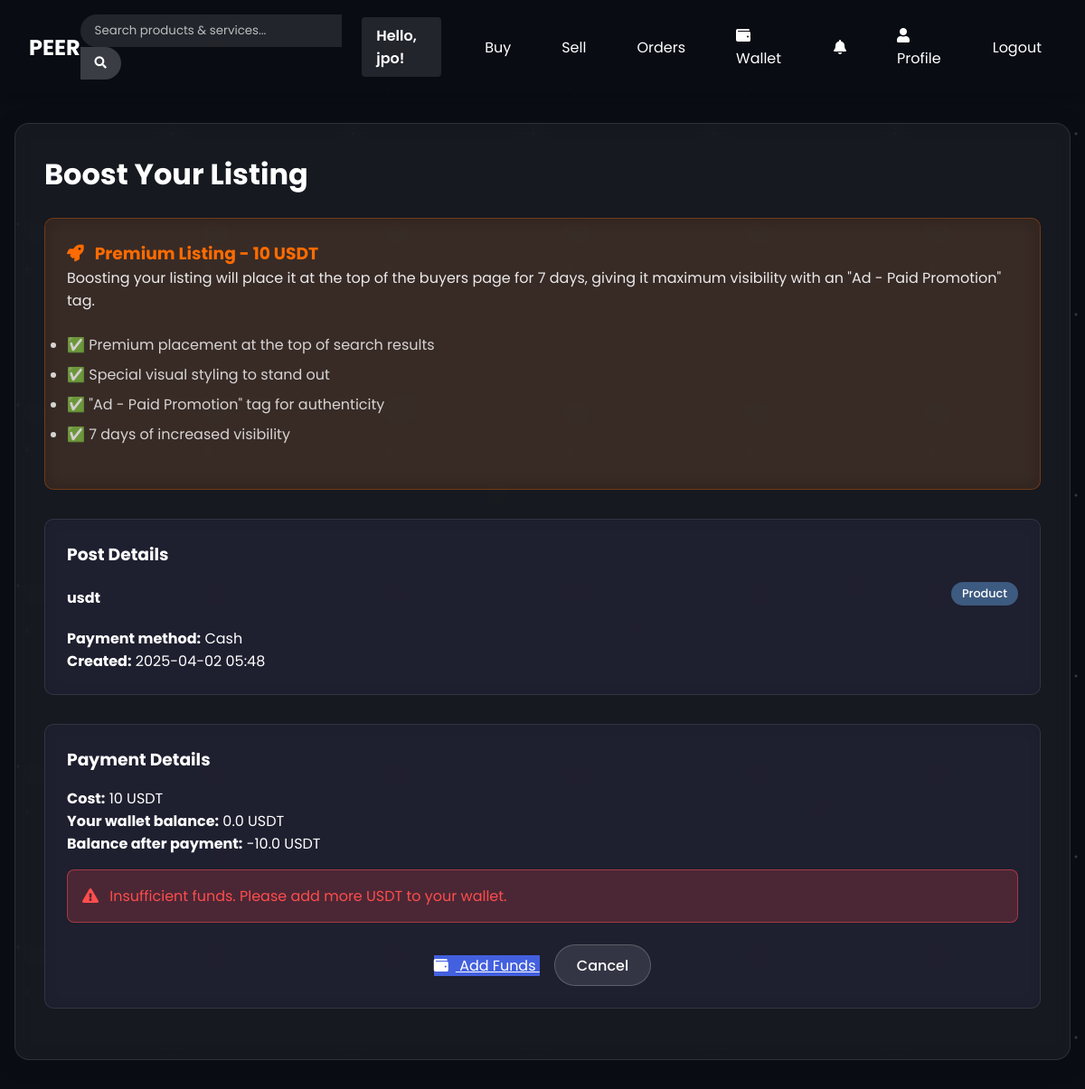
The page /boost_post/5 (signed in) on the database as committed earlier.
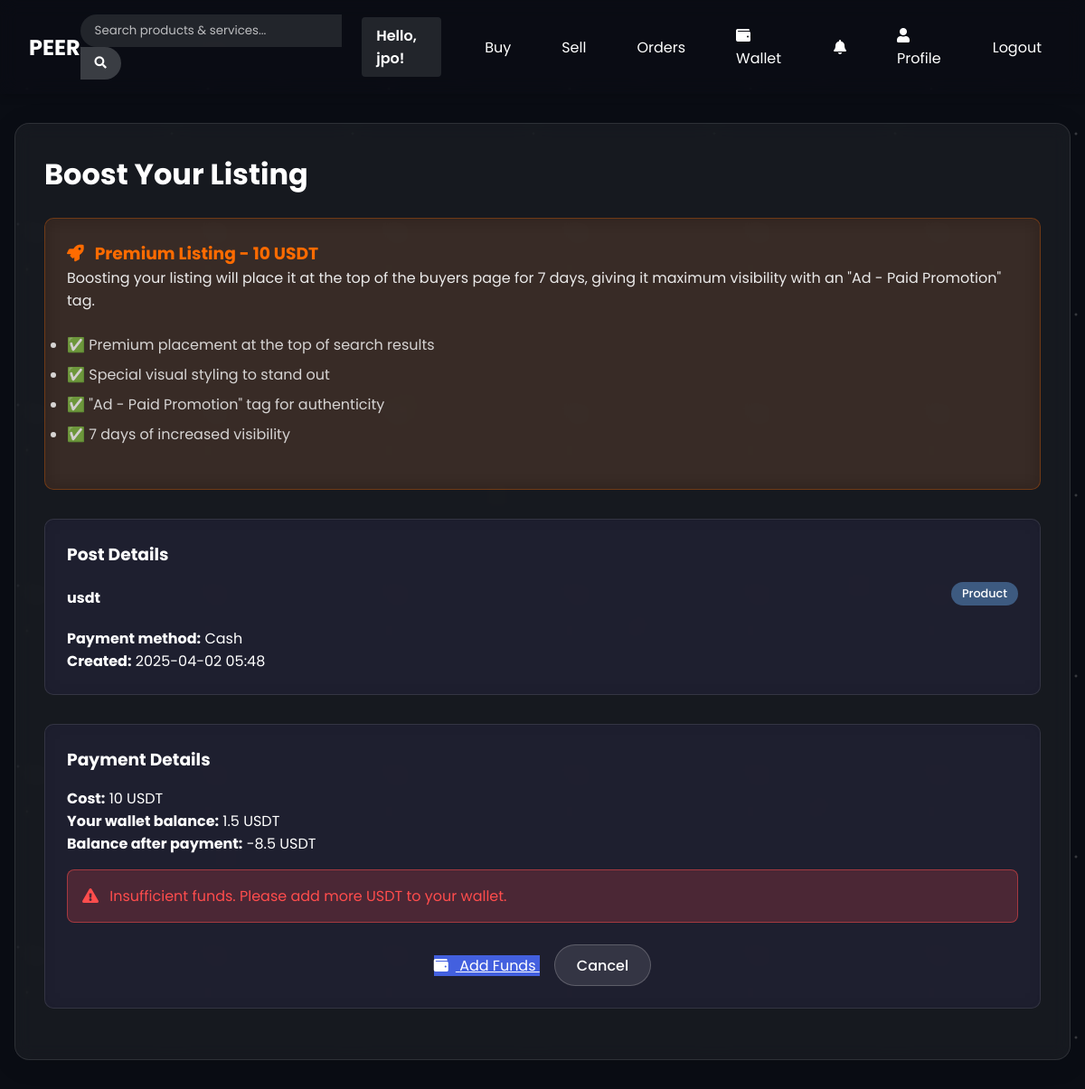
The same page on the database as committed later.
### app.py (models this page shows)
class User(db.Model):
    id = db.Column(db.Integer, primary_key=True)
    username = db.Column(db.String(50), unique=True, nullable=False)
    email = db.Column(db.String(100), unique=True, nullable=False)
    password_hash = db.Column(db.String(256), nullable=False)
    created_at = db.Column(db.DateTime, default=datetime.utcnow)
    is_verified = db.Column(db.Boolean, default=False)  # KYC verification status
    verification_date = db.Column(db.DateTime, nullable=True)  # When the user was verified
    reputation_score = db.Column(db.Float, default=0.0)  # User reputation score
    phone_number = db.Column(db.String(20), nullable=True)  # User phone number
    dob = db.Column(db.Date, nullable=True)  # Date of birth
    location = db.Column(db.String(100), nullable=True)  # User's location/country
    posts = db.relationship('Post', backref='seller', lazy=True)
    orders = db.relationship('Order', backref='buyer', lazy=True)

class Post(db.Model):
    id = db.Column(db.Integer, primary_key=True)
    title = db.Column(db.String(100), nullable=False)
    description = db.Column(db.Text, nullable=True)
    post_type = db.Column(db.String(20), nullable=False)  # 'product' or 'service'
    payment_method = db.Column(db.String(50), nullable=False)
    custom_payment = db.Column(db.String(100), nullable=True)
    timeline_options = db.Column(db.String(200), nullable=False)  # Comma-separated options
    seller_id = db.Column(db.Integer, db.ForeignKey('user.id'), nullable=False)
    created_at = db.Column(db.DateTime, default=datetime.utcnow)
    is_boosted = db.Column(db.Boolean, default=False)  # Whether the post is boosted
    boost_expires_at = db.Column(db.DateTime, nullable=True)  # When the boost expires
    is_draft = db.Column(db.Boolean, default=False)  # Whether the post is a draft
    orders = db.relationship('Order', backref='post', lazy=True)

class Wallet(db.Model):
    id = db.Column(db.Integer, primary_key=True)
    user_id = db.Column(db.Integer, db.ForeignKey('user.id'), nullable=False, unique=True)
    address = db.Column(db.String(42), nullable=False, unique=True)  # BEP20 address (42 chars with 0x prefix)
    encrypted_private_key = db.Column(db.Text, nullable=False)  # Encrypted private key
    balance = db.Column(db.String(30), default="0")  # Store as string to avoid floating point issues
    created_at = db.Column(db.DateTime, default=datetime.utcnow)
    user = db.relationship('User', backref=db.backref('wallet', uselist=False))
    transactions = db.relationship('Transaction', backref='wallet', lazy=True)

### app.py (the view)
@app.route('/boost_post/<int:post_id>')
def boost_post(post_id):
    if 'user_id' not in session:
        return redirect(url_for('login'))
    post = Post.query.get_or_404(post_id)
    if post.seller_id != session['user_id']:
        flash('You do not have permission to boost this post', 'error')
        return redirect(url_for('seller_dashboard'))
    user = User.query.get(session['user_id'])
    wallet = Wallet.query.filter_by(user_id=user.id).first()
    if not wallet:
        flash('No wallet found for your account', 'error')
        return redirect(url_for('seller_dashboard'))
    return render_template('boost_post.html', post=post, wallet=wallet)

### app.py (called while the page is built)
@app.context_processor
def inject_user():
    if 'user_id' in session:
        user = User.query.get(session['user_id'])
        return {'current_user': user}
    return {'current_user': None}

### app/templates/boost_post.html (shortened to what this page needs)
{% extends "layout.html" %}
{% block content %}
<div class="dashboard-card">
    <h2 class="dashboard-title">Boost Your Listing</h2>
    <div class="nested-card" style="margin-bottom: 2rem; padding: 1.5rem; background-color: rgba(255, 107, 0, 0.1); border: 1px solid rgba(255, 107, 0, 0.3);">
        <h3 style="margin-top: 0; color: #FF6B00;">
            <i class="fas fa-rocket" style="margin-right: 0.5rem;"></i> Premium Listing - 10 USDT
        </h3>
        <p style="color: rgba(255, 255, 255, 0.9);">
            Boosting your listing will place it at the top of the buyers page for 7 days, giving it maximum visibility with an "Ad - Paid Promotion" tag.
        </p>
        <ul style="color: rgba(255, 255, 255, 0.8); margin: 1.5rem 0;">
            <li style="margin-bottom: 0.5rem;">✅ Premium placement at the top of search results</li>
            <li style="margin-bottom: 0.5rem;">✅ Special visual styling to stand out</li>
            <li style="margin-bottom: 0.5rem;">✅ "Ad - Paid Promotion" tag for authenticity</li>
            <li>✅ 7 days of increased visibility</li>
        </ul>
    </div>
    <div class="nested-card" style="margin-bottom: 2rem;">
        <h3 style="margin-top: 0; margin-bottom: 1rem;">Post Details</h3>
        <div style="display: flex; justify-content: space-between; align-items: center; margin-bottom: 1rem;">
            <h4 style="margin: 0;">{{ post.title }}</h4>
            {% if post.post_type == 'service' %}
                <span class="tag-service">Service</span>
            {% else %}
                <span class="tag-product">Product</span>
            {% endif %}
        </div>
        <p><strong>Payment method:</strong>
            {% if post.payment_method == 'other' %}
                {{ post.custom_payment }}
            {% else %}
                {{ post.payment_method.capitalize() }}
            {% endif %}
        </p>
        <p><strong>Created:</strong> {{ post.created_at.strftime('%Y-%m-%d %H:%M') }}</p>
    </div>
    <div class="nested-card">
        <h3 style="margin-top: 0; margin-bottom: 1rem;">Payment Details</h3>
        <p><strong>Cost:</strong> 10 USDT</p>
        <p><strong>Your wallet balance:</strong> {{ wallet.balance }} USDT</p>
        <p><strong>Balance after payment:</strong> {{ (wallet.balance|float - 10)|round(2) }} USDT</p>
        {% if wallet.balance|float < 10 %}
            <div style="background-color: rgba(255, 77, 77, 0.2); border: 1px solid rgba(255, 77, 77, 0.5); padding: 1rem; border-radius: 8px; margin: 1rem 0;">
                <p style="color: #ff4d4d; margin: 0;">
                    <i class="fas fa-exclamation-triangle" style="margin-right: 0.5rem;"></i>
                    Insufficient funds. Please add more USDT to your wallet.
                </p>
            </div>
            <div style="text-align: center; margin-top: 1.5rem;">
                <a href="{{ url_for('wallet_dashboard') }}" class="btn-primary">
                    <i class="fas fa-wallet" style="margin-right: 0.5rem;"></i> Add Funds
                </a>
                <a href="{{ url_for('seller_dashboard') }}" class="btn-secondary" style="margin-left: 1rem;">
                    Cancel
                </a>
            </div>
        {% endif %}
    </div>
</div>
{% endblock %}

### app/templates/layout.html (shortened to what this page needs)
<!DOCTYPE html>
<html lang="en">
<head>
    <link rel="stylesheet" href="{{ url_for('static', filename='css/style.css') }}">
    <link rel="stylesheet" href="https://cdnjs.cloudflare.com/ajax/libs/font-awesome/5.15.3/css/all.min.css">
</head>
<body {% if 'user_id' in session %}data-user-id="{{ session['user_id'] }}"{% endif %}>
    <div class="absolute inset-0 overflow-hidden" style="z-index: -10; position: fixed;">
        <div class="stars-bg"></div>
    </div>
    <div class="particles-container" style="z-index: -5; position: fixed;"></div>
    <nav class="navbar">
        <a href="{{ url_for('index') }}" class="logo">PEER</a>
        <div class="search-box">
            <form action="{{ url_for('search') }}" method="get" id="search-form">
                <input type="text" name="query" id="search-input" placeholder="Search products & services...">
                <button type="submit"><i class="fas fa-search"></i></button>
            </form>
        </div>
        <div class="nav-links">
            {% if 'user_id' in session %}
                {% if current_user %}
                <span class="user-greeting">Hello, {{ current_user.username }}!</span>
                {% endif %}
                <a href="{{ url_for('buyer_dashboard') }}">Buy</a>
                <a href="{{ url_for('seller_dashboard') }}">Sell</a>
                <a href="{{ url_for('order_history') }}">Orders</a>
                <a href="{{ url_for('wallet_dashboard') }}"><i class="fas fa-wallet" style="margin-right: 0.5rem;"></i>Wallet</a>
                <a href="{{ url_for('notifications') }}" class="notifications-icon">
                    <i class="fas fa-bell"></i>
                </a>
                <a href="{{ url_for('profile') }}"><i class="fas fa-user" style="margin-right: 0.5rem;"></i>Profile</a>
                <a href="{{ url_for('logout') }}">Logout</a>
            {% else %}
                <a href="{{ url_for('login') }}">Login</a>
                <a href="{{ url_for('signup') }}">Sign Up</a>
            {% endif %}
        </div>
    </nav>
    <div class="container">
        {% block content %}{% endblock %}
    </div>
</body>
</html>

### app/templates/layout.html (style rules this page uses)
.absolute { position: fixed; }
.inset-0 { top: 0; right: 0; bottom: 0; left: 0; }
.overflow-hidden { overflow: hidden; }
html, body { overflow-x: hidden; width: 100%; position: relative; }
button, a, input[type="submit"], input[type="button"], .btn { touch-action: manipulation; }

### app/templates/boost_post.html (style rules this page uses)
.nested-card { background-color: rgba(30, 30, 50, 0.7); border-radius: 10px; padding: 1.5rem; margin-bottom: 1.5rem; }

Rows that differ between the two databases and show on the page:
changed Wallet: balance "0.0" → "1.5"; (wallet.balance|float-10)|round(2) "-10.0" → "-8.5"
